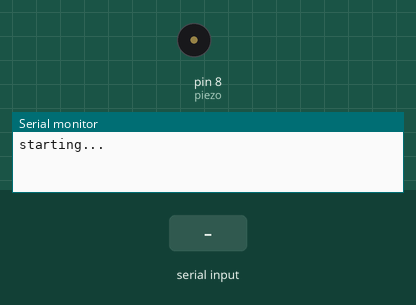
This sketch was run on a simulated Arduino Uno, built with avr-gcc and run on an emulated ATmega328P. Parts: buzzer (waves = sounding, pin HIGH), the last lines printed to the serial monitor. The inputs (shaded band) are chosen by the test bench.

Above: at 1.2 s.
1.3 s: "o" received over Serial
At 1.7 s:
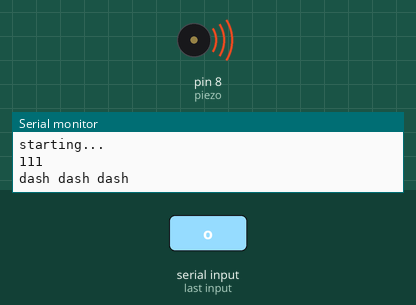
4.3 s: "a" received over Serial
At 6.0 s:
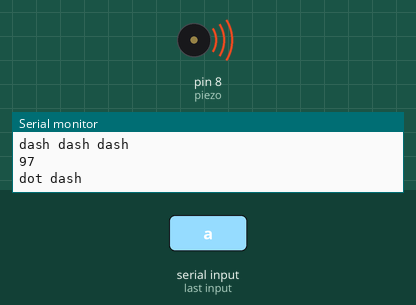
Timing chart, 0 to 7.7 s (numbered marks = the images above; inputs shaded):
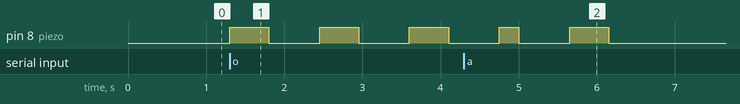

The sketch:

morsecoder.ino
```cpp
#include "morse.h"

void setup(){
  //serial
  Serial.begin(9600);
  Serial.println("starting...");

  //piezo
  pinMode(piezo, OUTPUT);
}

void loop(){
  if(Serial.available() > 0){
    //reading and printing
    morse::incoming = Serial.read();
    Serial.println(morse::incoming);

    //decoding text to morse
    morse::decodeMorse();
  }
}
```

morse.h
```cpp
namespace morse{
  #define piezo 8
  int incoming;
  String decodeToPtLetter;
  char space = ' ';

  void dot(){
    digitalWrite(piezo, HIGH);
    delay(250);
    digitalWrite(piezo, LOW);
    delay(650);
  }
  void dash(){
    digitalWrite(piezo, HIGH);
    delay(500);
    digitalWrite(piezo, LOW);
    delay(650);
  }

  String morse[26] = {"dot dash","dash dot dot dot", "dash dot dash dot", "dash dot dot", "dot", "dot dot dash dot", "dash dash dot",
                        "dot dot dot dot", "dot dot", "dot dash dash dash", "dash dot dash", "dot dash dot dot", "dash dash",
                        "dash dot", "dash dash dash", "dot dash dash dot", "dash dash dot dash", "dot dash dot", "dot dot dot", "dash",
                        "dot dot dash", "dot dot dot dash", "dot dash dash", "dash dot dot dash", "dash dot dash dash", "dash dash dot dot"};

  void decodeMorse(){
    // Check what character is being translated to morse
    for(int i=97; i<=122; i++){
      if(incoming==i){
        Serial.println(morse[i-97]);
        // Convert that character to morse
        for(int j=0; j<morse[i-97].length(); j++){
          if(j==2){
            decodeToPtLetter = morse[i-97].substring(1, 2);
          }else{
            decodeToPtLetter = morse[i-97].substring(j-1, j);
          }

        if(decodeToPtLetter=="o"){ dot(); }
        else if(decodeToPtLetter=="a"){ dash(); }
        }
      }
    }
  }
}
```

Measured:
- after the input at 1.3 s, pin 8 (piezo): alternates HIGH for 0.50 s and LOW for 0.65 s, starting at once
- after the input at 4.3 s, pin 8 (piezo): LOW → HIGH after 0.45 s, → LOW 0.25 s later, → HIGH 0.65 s later, → LOW 0.50 s later
